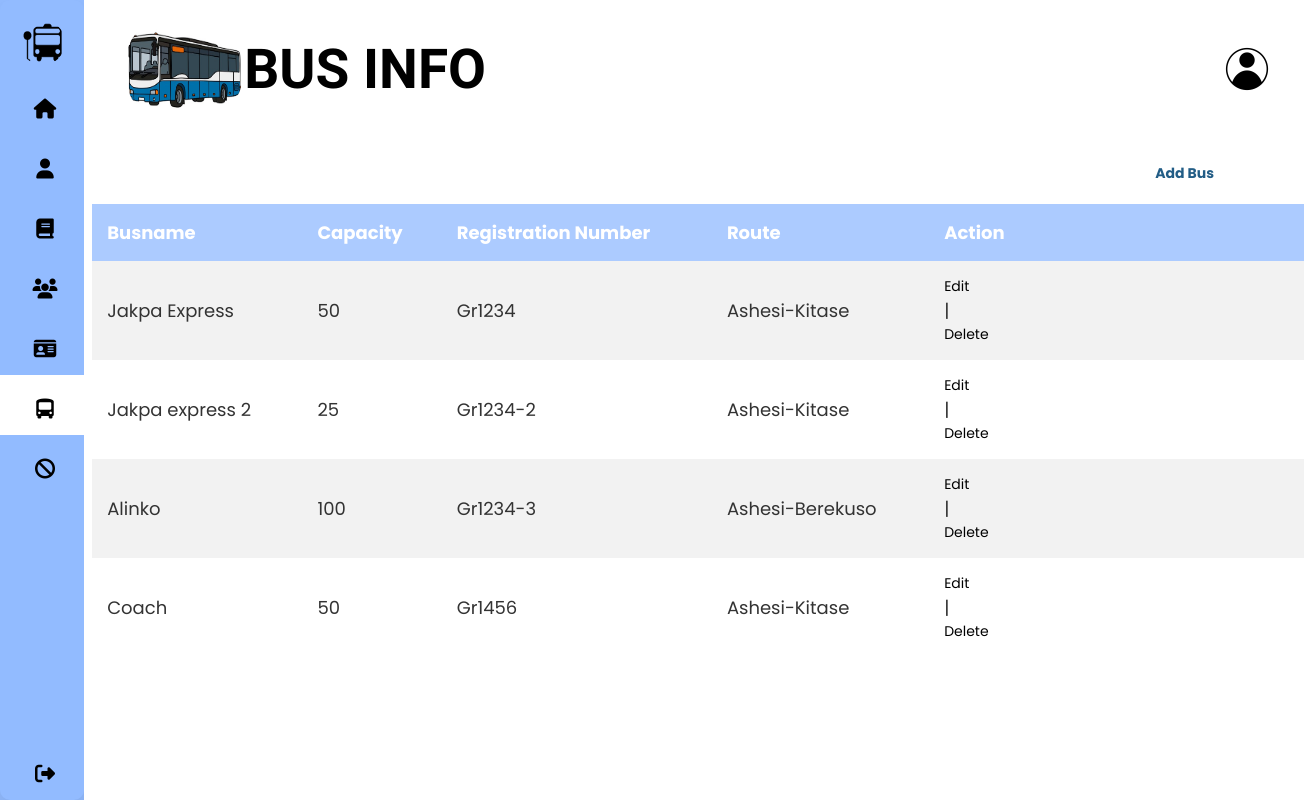
Page /admin/Buses.php (signed in) on the committed database.
### tables this page shows
CREATE TABLE `Bus` (
  `bid` int(11) NOT NULL,
  `busName` varchar(25) NOT NULL,
  `capacity` int(11) NOT NULL,
  `registrationNumber` varchar(25) NOT NULL,
  `route_id` int(11) NOT NULL
);

CREATE TABLE `Routes` (
  `route_id` int(11) NOT NULL,
  `route` varchar(25) NOT NULL
);

### action/getAllBusses.php (the view)
<?php
include("../settings/connection.php");
$sql = "SELECT * , `route` FROM Bus JOIN Routes ON Routes.route_id = Bus.route_id";
$result = $conn->query($sql);
if ($result->num_rows > 0) {
    while ($row = $result->fetch_assoc()) {
        echo "<tr>";
        echo "<td>" . $row["busName"] . "</td>";
        echo "<td>" . $row["capacity"] . "</td>";
        echo "<td>" . $row["registrationNumber"] . "</td>";
        echo "<td>" . $row["route"] . "</td>";
        echo "<td><a href='../admin/edit_bus.php?bid=" . $row["bid"] . "'>Edit</a> | <a href='../action/delete_bus.php?bid=" . $row["bid"] . "'>Delete</a></td>";
        echo "</tr>";
    }
} else {
    echo "<tr><td colspan='5'>No buses found</td></tr>";
}

### css/Profile.css (style rules this page uses)
* { margin: 0; padding: 0; outline: none; border: none; text-decoration: none; box-sizing: border-box; font-family: "Poppins", sans-serif; }
body { background-color:#92bbff; display: flex; justify-content: space-between; width: 100; }
a { position: relative; color: black; font-size: 14px; display: table; width: 280px; padding: 10px; }

### css/Dashboard.css (style rules this page uses)
* { margin: 0; padding: 0; outline: none; border: none; text-decoration: none; box-sizing: border-box; font-family: "Poppins", sans-serif; }
body { display: flex; background-repeat: no-repeat; background-size: cover; justify-content: space-between; width: 100; background-color:#92bbff; }
a { position: relative; color: black; font-size: 14px; display: table; width: 280px; padding: 10px; }
td { padding: 15px; font-size: 18px; color: #333; }
tr:nth-child(even) { background: #fff; }

### rows in the picture
bus: busName "Jakpa Express", capacity "50", registrationNumber "Gr1234", route.route "Ashesi-Kitase"
bus: busName "Jakpa express 2", capacity "25", registrationNumber "Gr1234-2", route.route "Ashesi-Kitase"
bus: busName "Alinko", capacity "100", registrationNumber "Gr1234-3", route.route "Ashesi-Berekuso"
bus: busName "Coach", capacity "50", registrationNumber "Gr1456", route.route "Ashesi-Kitase"
